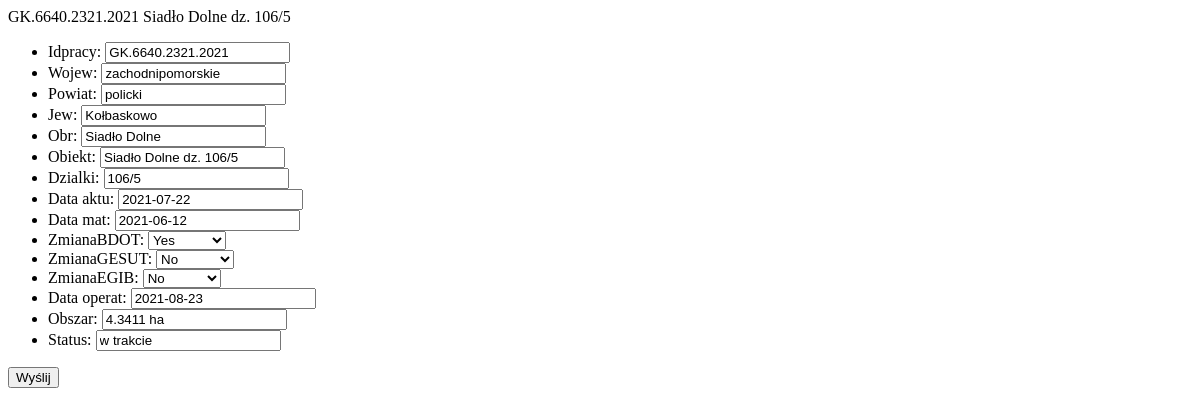
/10/edycja, run on an earlier commit of the app's database.
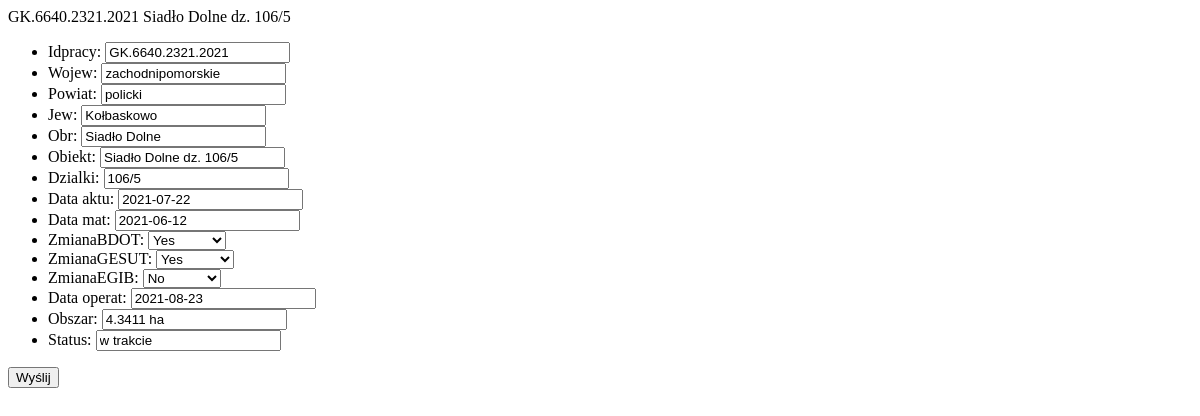
And on a later commit of the database.
### operat/models.py (models this page shows, shortened)
class Robota(models.Model):
    idpracy=models.CharField(max_length=25, null=True, default='XX.6640.XXXX.RRRR')
    wojew=models.CharField(max_length=50, null=True, default='zachodniopomorskie')
    powiat=models.CharField(max_length=50, null=True)
    jew=models.CharField(max_length=50, null=True)
    obr=models.CharField(max_length=50, null=True)
    obiekt=models.CharField(max_length=100, null=True)
    dzialki=models.CharField(max_length=50, null=True)
    data_aktu=models.CharField(max_length=10, null=True, default='RRRR-MM-DD')
    data_mat=models.CharField(max_length=10, null=True, default='RRRR-MM-DD')
    zmianaBDOT=models.BooleanField(default=False, null=True)
    zmianaGESUT=models.BooleanField(default=False, null=True)
    zmianaEGIB=models.BooleanField(default=False, null=True)
    data_operat=models.CharField(max_length=10, null=True)
    obszar=models.CharField(max_length=50, null=True)
    status=models.CharField(max_length=10, null=True, default='w trakcie')

### operat/views.py (the view)
# urls.py: path('<idpracy>/edycja',views.edycja, name='edycja'),
def edycja(request, idpracy):
    listaRobot = Robota.objects.order_by('data_operat')[:10]
    idPracy=get_object_or_404(Robota, pk=idpracy)
    if request.method == 'POST':
        robotaForm=RobotaForm(request.POST, instance=idPracy)
        if robotaForm.is_valid():
            robotaForm.save()
            messages.success(request, 'Dane dotyczące roboty zostały zaktualizowane')
            return render(request, 'operat/zestawienie.html', {
                "listaRobot": listaRobot
            })
    else:
        robotaForm=RobotaForm(instance=idPracy)
    return render(request, 'operat/edycja.html', {
        "Robota":idPracy,
        "form":robotaForm,
    })

### operat/forms.py
class RobotaForm(forms.ModelForm):
    class Meta:
        model=Robota
        fields=['idpracy', 'wojew', 'powiat','jew', 'obr', 'obiekt', 'dzialki', 'data_aktu', 'data_mat', 'zmianaBDOT', 'zmianaGESUT', 'zmianaEGIB', 'data_operat', 'obszar', 'status']

### operat/templates/operat/edycja.html (shortened to what this page needs)
{% load static %}
{{Robota.obiekt}}
<section id="edycja">
        <form action="" method="post">
            <ul>
                {{ form.as_ul }}
            </ul>
            <button type="submit">Wyślij</button>
        </form>
    </section>

What changed in the data, as far as the page shows it:
changed Robota "Siadło Dolne dz. 106/5": zmianaGESUT "No" → "Yes"
